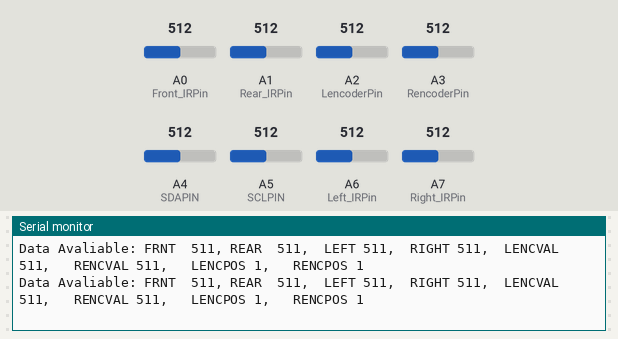
The sketch below on a simulated Arduino Nano, built with avr-gcc and run on an emulated ATmega328P. Parts: the last lines printed to the serial monitor. Inputs (shaded band) come from the test bench; at power-on: A0 (Front_IRPin) = 512, A1 (Rear_IRPin) = 512, A2 (LencoderPin) = 512, A3 (RencoderPin) = 512, A4 (SDAPIN) = 512, A5 (SCLPIN) = 512, A6 (Left_IRPin) = 512, A7 (Right_IRPin) = 512.

Above: at 1.2 s.
1.3 s: A0 (Front_IRPin) set to 110
At 2.4 s:
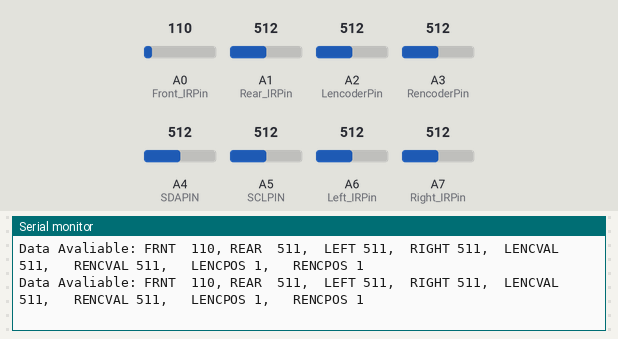
4.3 s: A0 (Front_IRPin) set to 91
At 5.3 s:
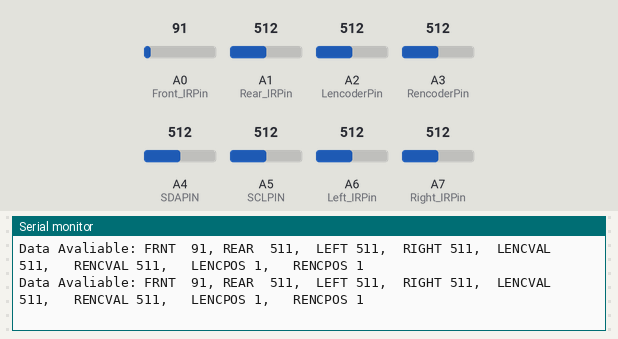
Timing chart, 0 to 7.3 s (numbered marks = the images above; inputs shaded):
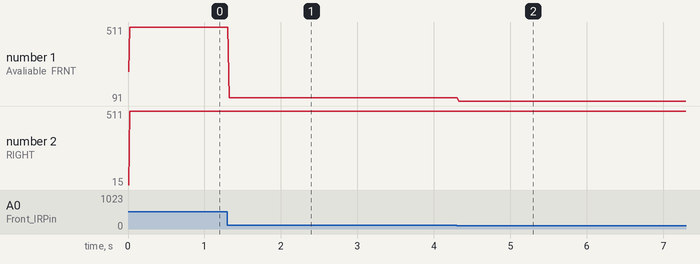

The sketch:

encoder_serial_01.ino
```cpp
/*
This Sketch is to create a I2C Slave device that will sequentially read all ADC channels via INTERRUPT
and store the values for quick use.

This implementation will expose two QRD1114 IR Encoders (Left and Right Wheel)
as well as four IR Distance Sensors.
These are simple single encoder per wheel, and therefore has no concept of forward/reverse
if direction is required, we will toggle a bit in the Configuration register.


*/


// Define Arduino Pins used
#define Front_IRPin A0
#define Rear_IRPin  A1
#define LencoderPin A2            // Left Encoder PIN  Reads a QRD1114  IR sensor
#define RencoderPin A3            // Right Encoder PIN  Reads a QRD1114  IR sensor
#define SDAPIN      A4
#define SCLPIN      A5
#define Left_IRPin  A6
#define Right_IRPin A7


#define FORWARD 1
#define REVERSE 0
#define WHITE 1
#define BLACK 0
#define LEFT 65
#define RIGHT 66
#define THRESHOLD 700             // 700 seemed like a reasonable set point for transition.  Play with this...

#define LAST_ADC_INPUT 15
#define FIRST_ADC_INPUT 0
#define   ADC_VREF_VCC   0x40
#define   ADC_VREF_AREF  0x00
#define   ADC_VREF_BG    0x80
#define   ADC_VREF_INT   0xc0


#define ADC_VREF_TYPE ADC_VREF_VCC

volatile unsigned int LencoderPos = 0;
volatile unsigned int RencoderPos = 0;

volatile unsigned int adc_value[16];
volatile unsigned int adc_raw = 0;
static unsigned char input_index = 0;

int Left_Encoder = BLACK;
int Right_Encoder = BLACK;
unsigned long now;
int dir = FORWARD;


// High when a value is ready to be read
volatile int requestFlag=0;

// Value to store analog result
volatile int LanalogVal, RanalogVal, Front_IRVal, Rear_IRVal, Left_IRVal, Right_IRVal;


#include <Wire.h>

#define  SLAVE_ADDRESS   0x29              // I2C slave address
#define  REG_MAP_SIZE    16
#define  MAX_SENT_BYTES  3

#define  INTERRUPT_PIN           2
#define  IDENTIFICATION           0x0F

byte registerMap[REG_MAP_SIZE];
byte registerMapTemp[REG_MAP_SIZE - 1];
byte receivedCommands[MAX_SENT_BYTES];
/* three bytes is the most amount of data that would ever need to be sent from the master.
The first byte sent from the master is always the register address.
For our device, we only have two writable registers in our map and they are the configuration
register and mode register.  The rest of the registers are read only so they can’t be written to.
*/


byte newDataAvailable = 0;
byte Status = 0;
byte useInterrupt = 0;
byte modeRegister = B0000001;
byte configRegister = B00000000;
byte zeroD = 0;
byte zeroE = 0;
byte zeroDData = B0000001;
byte zeroEData = 0;

// Register Map
// Address 	Register Description
// 0x00 	Status Register
// 0x01 	Left ticks - MSB
// 0x02 	Left ticks - LSB
// 0x03 	Right ticks - MSB
// 0x04 	Right ticks - LSB
// 0x05 	Front Distance - MSB
// 0x06 	Front Distance - LSB
// 0x07 	Rear Distance - MSB
// 0x08 	Rear Distance - LSB
// 0x09 	Right Distance - MSB
// 0x0A 	Right Distance - LSB
// 0x0B 	Left Distance - MSB
// 0x0C 	Left Distance - LSB
// 0x0D 	Mode Register
// 0x0E 	Configuration Register
// 0x0F 	Identification Register


// Mode Register
// Most significant 4 bits reserved
// Bit 3 (B00001000)  is Left Wheel  Direction 0 is forward 1 is reverse
// Bit 2 (B00000100)  is Right Wheel Direction 0 is forward 1 is reverse
// Bit 1 (B00000010)  is reserved
// Bit 0 (B00000001)  is for counting reset mode  0 is continuous count 1 is reset count after every master read


void setup() {

  //  With thanks to http://www.glennsweeney.com/tutorials/interrupt-driven-analog-conversion-with-an-atmega328p
  //  for all of the ADC interrupt code and concepts
  // And thanks to http://www.dsscircuits.com/articles/arduino-i2c-slave-guide.html
  // for the I2C Slave mode implementation.


  // clear ADLAR in ADMUX (0x7C) to right-adjust the result
  // ADCL will contain lower 8 bits, ADCH upper 2 (in last two bits)
  ADMUX &= B11011111;

  // Set REFS1..0 in ADMUX (0x7C) to change reference voltage to the
  // proper source (01)
  ADMUX |= B01000000;

  // Clear MUX3..0 in ADMUX (0x7C) in preparation for setting the analog
  // input
  ADMUX &= B11110000;

  // Set MUX3..0 in ADMUX (0x7C) to read from AD8 (Internal temp)
  // Do not set above 15! You will overrun other parts of ADMUX. A full
  // list of possible inputs is available in Table 24-4 of the ATMega328
  // datasheet
  ADMUX |= 1;
  // ADMUX |= B00000010; // Binary equivalent

  // Set ADEN in ADCSRA (0x7A) to enable the ADC.
  // Note, this instruction takes 12 ADC clocks to execute
  ADCSRA |= B10000000;

  // Set ADATE in ADCSRA (0x7A) to enable auto-triggering.
  ADCSRA |= B00100000;

  // Clear ADTS2..0 in ADCSRB (0x7B) to set trigger mode to free running.
  // This means that as soon as an ADC has finished, the next will be
  // immediately started.
  ADCSRB &= B11111000;

  // Set the Prescaler to 128 (16000KHz/128 = 125KHz)
  // Above 200KHz 10-bit results are not reliable.
  ADCSRA |= B00000111;

  // Set ADIE in ADCSRA (0x7A) to enable the ADC interrupt.
  // Without this, the internal interrupt will not trigger.
  ADCSRA |= B00001000;

  // Enable global interrupts
  // AVR macro included in <avr/interrupts.h>, which the Arduino IDE
  // supplies by default.
  sei();

  // Kick off the first ADC
  // Set ADSC in ADCSRA (0x7A) to start the ADC conversion
  ADCSRA |=B01000000;

 if(useInterrupt)

  {

    pinMode(INTERRUPT_PIN,OUTPUT);
    digitalWrite(INTERRUPT_PIN,HIGH);

  }


  Serial.begin (57600);
  Serial.println("RST, Running Encoder_Serial_01. 131103");

}

void loop(){
   cli();                          // Disable interrupts momentarily so that the values are not corrupted.
   Front_IRVal = adc_value[0];      //  Use local copy of Analog values for processing
   Rear_IRVal =  adc_value[1];

   LanalogVal = adc_value[2];      //  Use local copy of Analog values for processing
   RanalogVal = adc_value[3];

   Left_IRVal = adc_value[6];      //  Use local copy of Analog values for processing
   Right_IRVal =  adc_value[7];
   sei();                          //  Re-enable interrupts.


   // Set up LEFT and RIGHT toggle counters for the wheel encoders Black and White stripes.
   // On a 3" Wheel
    // Check to see if the value has been updated

    // Test for encoder wheel transitions left and right depending on ADMUX value
    if(Left_Encoder == BLACK && LanalogVal<THRESHOLD) {
      Left_Encoder = WHITE;
      //Serial.println("Updating LEFT white");    // Comment out when working
      upd_counter(LEFT);
    }
    else if(Left_Encoder == WHITE && LanalogVal>THRESHOLD) {
      Left_Encoder = BLACK;
      //Serial.println("Updating LEFT black");
      upd_counter(LEFT);
    }


    if(Right_Encoder == BLACK && RanalogVal<THRESHOLD) {
      Right_Encoder = WHITE;
      //Serial.println("Updating RIGHT white");
      upd_counter(RIGHT);
    }
    else if(Right_Encoder == WHITE && RanalogVal>THRESHOLD) {
      Right_Encoder = BLACK;
      //Serial.println("Updating RIGHT black");
      upd_counter(RIGHT);
    }

     if (newDataAvailable == 1) {
       Serial.print("Data Avaliable: FRNT  ");
       Serial.print(Front_IRVal);
       Serial.print(", REAR  ");
       Serial.print(Rear_IRVal);
       Serial.print(",  LEFT ");
        Serial.print(Left_IRVal);
       Serial.print(",  RIGHT ");
       Serial.print(Right_IRVal);
       Serial.print(",  LENCVAL ");
      Serial.print(LanalogVal);
       Serial.print(",   RENCVAL ");
       Serial.print(RanalogVal);
       Serial.print(",   LENCPOS ");
       Serial.print(LencoderPos);
       Serial.print(",   RENCPOS ");
       Serial.println(RencoderPos);


       requestFlag = 0;
     }

    now = millis();

    storeData();
    newDataAvailable = 1;            // Let the I2C Master know that data is available.
    toggleInterrupt();
}

void upd_counter(int side)
{
      if (dir == FORWARD ) {    //  Record transition to Black
        if (side == LEFT) LencoderPos++;
        else RencoderPos++;
      }
      else {
        if (side == LEFT) LencoderPos--;
        else RencoderPos--;
      }
      storeData();
      newDataAvailable = 1;
}


//
// **************************************************************************
// *
// *      A D C _ I S R
// *
// **************************************************************************
//
// ADC interrupt service routine
ISR(ADC_vect)
{

// Read the AD conversion result
   adc_raw = ADCW;

// Do whatever needs to be done for averaging.  Let's try a 2 sample average
   adc_value[input_index] += adc_raw;
   adc_value[input_index] /= 2;

// *** SINCE YOU WANT TO FINISH A "ROUND" YOU'LL JUST STORE

// Select next ADC input
   if (++input_index > (LAST_ADC_INPUT-FIRST_ADC_INPUT))
   {
      input_index=0;       // THAT IS FOR CONTINUOUS CONVERSIONS.  YOU'D SET A FLAG, AND >>NOT<< START THE NEXT CONVERSION.
   }

   ADMUX=(FIRST_ADC_INPUT|ADC_VREF_TYPE)+input_index;


   ADCSRA|=0x40;    // Start the AD conversion
}


void storeData()
{

     byte * bytePointer;  // we declare a pointer as type byte
     byte arrayIndex = 1; // we need to keep track of where we are storing data in the array

// Register Map
// Address 	Register Description
// 0x00 	Status Register
// 0x01 	Left ticks - MSB
// 0x02 	Left ticks - LSB
// 0x03 	Right ticks - MSB
// 0x04 	Right ticks - LSB
// 0x05 	Front Distance - MSB
// 0x06 	Front Distance - LSB
// 0x07 	Rear Distance - MSB
// 0x08 	Rear Distance - LSB
// 0x09 	Right Distance - MSB
// 0x0A 	Right Distance - LSB
// 0x0B 	Left Distance - MSB
// 0x0C 	Left Distance - LSB
// 0x0D 	Mode Register
// 0x0E 	Configuration Register
// 0x0F 	Identification Register

    Front_IRVal = adc_value[0];      //  Use local copy of Analog values for processing
   Rear_IRVal =  adc_value[1];

   LanalogVal = adc_value[2];      //  Use local copy of Analog values for processing
   RanalogVal = adc_value[3];

   Left_IRVal = adc_value[6];      //  Use local copy of Analog values for processing
   Right_IRVal =  adc_value[7];


     registerMapTemp[0] = newDataAvailable;  //no need to use a pointer for gpsStatus
     bytePointer = (byte*)&LencoderPos; //LencoderPos is 2 bytes
     for (int i = 1; i > -1; i--)
     {
          registerMapTemp[arrayIndex] = bytePointer[i];  //increment pointer to store each byte
          arrayIndex++;
     }

     bytePointer = (byte*)&RencoderPos; //RencoderPos is 2 bytes
     for (int i = 1; i > -1; i--)
     {
          registerMapTemp[arrayIndex] = bytePointer[i];  //increment pointer to store each byte
          arrayIndex++;
     }

     bytePointer = (byte*)&Front_IRVal; //Front_IRVal is 2 bytes
     for (int i = 1; i > -1; i--)
     {
          registerMapTemp[arrayIndex] = bytePointer[i];  //increment pointer to store each byte
          arrayIndex++;
     }

     bytePointer = (byte*)&Rear_IRVal; //Rear_IRVal is 2 bytes
     for (int i = 1; i > -1; i--)
     {
          registerMapTemp[arrayIndex] = bytePointer[i];  //increment pointer to store each byte
          arrayIndex++;
     }
     bytePointer = (byte*)&Left_IRVal; //Left_IRVal is 2 bytes
     for (int i = 1; i > -1; i--)
     {
          registerMapTemp[arrayIndex] = bytePointer[i];  //increment pointer to store each byte
          arrayIndex++;
     }
     bytePointer = (byte*)&Right_IRVal; //Right_IRVal is 2 bytes
     for (int i = 1; i > -1; i--)
     {
          registerMapTemp[arrayIndex] = bytePointer[i];  //increment pointer to store each byte
          arrayIndex++;
     }


     registerMapTemp[arrayIndex] = modeRegister;

     arrayIndex++;

     registerMapTemp[arrayIndex] = configRegister;

     arrayIndex++;

     registerMapTemp[arrayIndex] = IDENTIFICATION;

}


 void toggleInterrupt()

{

  if(!useInterrupt)

  {return;} //first let’s make sure we’re using interrupts, if not just return from the function

  if(newDataAvailable)  // if new data is available set the interrupt low

  {

    digitalWrite(INTERRUPT_PIN,LOW);  //set pin low and return

    return;

  }

  //no new data available or data was just read so set interrupt pin high

  digitalWrite(INTERRUPT_PIN,HIGH);

}
```

Measured:
- after the input at 1.3 s, the serial monitor: prints a new line at once (image 1)
- after the input at 4.3 s, the serial monitor: prints a new line at once (image 2)
- plotted number 1: 511 → 110 after the input at 1.3 s, 110 → 91 after the input at 4.3 s
